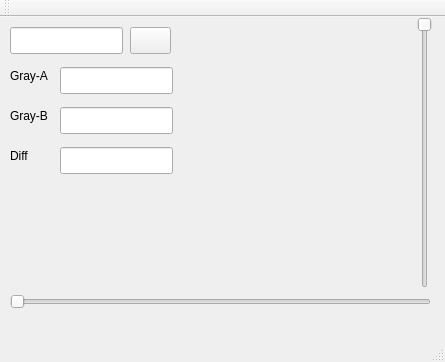
<?xml version="1.0" encoding="UTF-8"?>
<ui version="4.0">
 <class>leather</class>
 <widget class="QMainWindow" name="leather">
  <property name="geometry">
   <rect>
    <x>0</x>
    <y>0</y>
    <width>445</width>
    <height>362</height>
   </rect>
  </property>
  <property name="windowTitle">
   <string>leather</string>
  </property>
  <widget class="QWidget" name="centralWidget">
   <widget class="QLineEdit" name="txtFile">
    <property name="geometry">
     <rect>
      <x>10</x>
      <y>10</y>
      <width>113</width>
      <height>27</height>
     </rect>
    </property>
    <property name="readOnly">
     <bool>true</bool>
    </property>
   </widget>
   <widget class="QPushButton" name="btnOpen">
    <property name="geometry">
     <rect>
      <x>130</x>
      <y>10</y>
      <width>41</width>
      <height>27</height>
     </rect>
    </property>
    <property name="text">
     <string/>
    </property>
    <property name="icon">
     <iconset theme="folder">
      <normaloff/>
     </iconset>
    </property>
   </widget>
   <widget class="QSlider" name="xVal">
    <property name="geometry">
     <rect>
      <x>10</x>
      <y>270</y>
      <width>421</width>
      <height>29</height>
     </rect>
    </property>
    <property name="orientation">
     <enum>Qt::Horizontal</enum>
    </property>
   </widget>
   <widget class="QSlider" name="yVal">
    <property name="geometry">
     <rect>
      <x>410</x>
      <y>0</y>
      <width>29</width>
      <height>271</height>
     </rect>
    </property>
    <property name="orientation">
     <enum>Qt::Vertical</enum>
    </property>
    <property name="invertedAppearance">
     <bool>true</bool>
    </property>
    <property name="invertedControls">
     <bool>false</bool>
    </property>
   </widget>
   <widget class="QLabel" name="lblGrayA">
    <property name="geometry">
     <rect>
      <x>10</x>
      <y>50</y>
      <width>67</width>
      <height>17</height>
     </rect>
    </property>
    <property name="text">
     <string>Gray-A</string>
    </property>
   </widget>
   <widget class="QLineEdit" name="txtGrayA">
    <property name="geometry">
     <rect>
      <x>60</x>
      <y>50</y>
      <width>113</width>
      <height>27</height>
     </rect>
    </property>
    <property name="readOnly">
     <bool>true</bool>
    </property>
   </widget>
   <widget class="QLineEdit" name="txtGrayB">
    <property name="geometry">
     <rect>
      <x>60</x>
      <y>90</y>
      <width>113</width>
      <height>27</height>
     </rect>
    </property>
    <property name="readOnly">
     <bool>true</bool>
    </property>
   </widget>
   <widget class="QLabel" name="lblGrayB">
    <property name="geometry">
     <rect>
      <x>10</x>
      <y>90</y>
      <width>67</width>
      <height>17</height>
     </rect>
    </property>
    <property name="text">
     <string>Gray-B</string>
    </property>
   </widget>
   <widget class="QLabel" name="lblGrayDiff">
    <property name="geometry">
     <rect>
      <x>10</x>
      <y>130</y>
      <width>67</width>
      <height>17</height>
     </rect>
    </property>
    <property name="text">
     <string>Diff</string>
    </property>
   </widget>
   <widget class="QLineEdit" name="txtGrayDiff">
    <property name="geometry">
     <rect>
      <x>60</x>
      <y>130</y>
      <width>113</width>
      <height>27</height>
     </rect>
    </property>
    <property name="readOnly">
     <bool>true</bool>
    </property>
   </widget>
  </widget>
  <widget class="QMenuBar" name="menuBar">
   <property name="geometry">
    <rect>
     <x>0</x>
     <y>0</y>
     <width>445</width>
     <height>25</height>
    </rect>
   </property>
  </widget>
  <widget class="QToolBar" name="mainToolBar">
   <attribute name="toolBarArea">
    <enum>TopToolBarArea</enum>
   </attribute>
   <attribute name="toolBarBreak">
    <bool>false</bool>
   </attribute>
  </widget>
  <widget class="QStatusBar" name="statusBar"/>
 </widget>
 <layoutdefault spacing="6" margin="11"/>
 <resources/>
 <connections/>
</ui>
